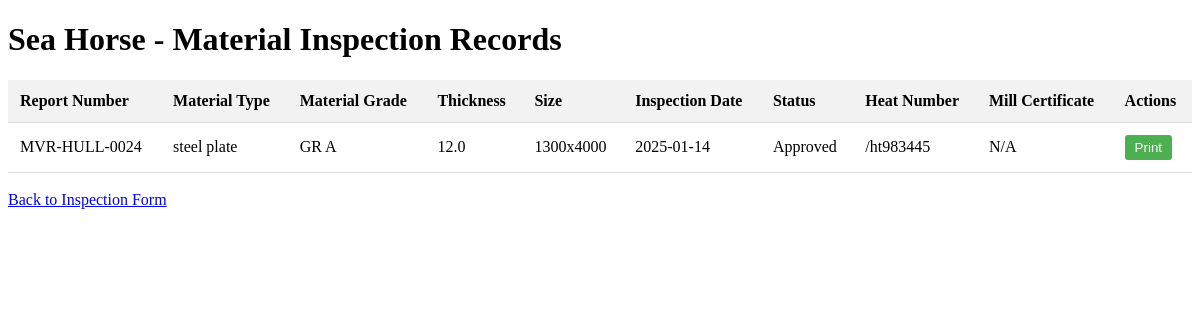
Before: /records with the older database file.
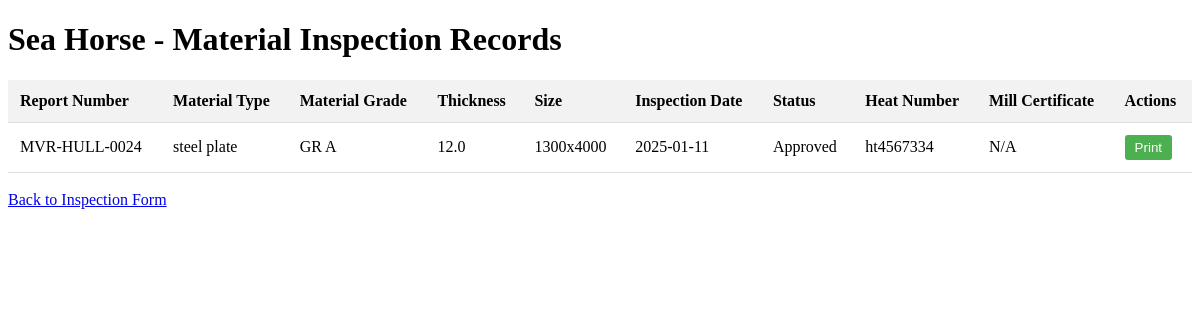
After: the same page with the newer database file.
### app.py (models this page shows)
class MaterialInspection(db.Model):
    id = db.Column(db.Integer, primary_key=True)
    report_number = db.Column(db.String(50), nullable=False)
    material_type = db.Column(db.String(100), nullable=False)
    material_grade = db.Column(db.String(50), nullable=False)
    thickness = db.Column(db.Float, nullable=False)
    size = db.Column(db.String(50), nullable=False)
    inspection_date = db.Column(db.Date, nullable=False)
    inspection_status = db.Column(db.String(20), nullable=False)
    heat_number = db.Column(db.String(50), nullable=False)
    mill_cert_attachment = db.Column(db.String(200))

### app.py (the view)
@app.route('/records')
def view_records():
    try:
        records = MaterialInspection.query.order_by(MaterialInspection.inspection_date.desc()).all()
        logger.debug(f"Found {len(records)} records")
        return render_template('records.html', records=records)
    except Exception as e:
        logger.error(f"Error loading records: {str(e)}")
        return f"Error loading records: {str(e)}", 500

### templates/records.html (shortened to what this page needs)
<!DOCTYPE html>
<html>
<head>
</head>
<body>
    <h1>Sea Horse - Material Inspection Records</h1>
    <table>
        <thead>
            <tr>
                <th>Report Number</th>
                <th>Material Type</th>
                <th>Material Grade</th>
                <th>Thickness</th>
                <th>Size</th>
                <th>Inspection Date</th>
                <th>Status</th>
                <th>Heat Number</th>
                <th>Mill Certificate</th>
                <th>Actions</th>
            </tr>
        </thead>
        <tbody>
            {% for record in records %}
            <tr>
                <td>{{ record.report_number }}</td>
                <td>{{ record.material_type }}</td>
                <td>{{ record.material_grade }}</td>
                <td>{{ record.thickness }}</td>
                <td>{{ record.size }}</td>
                <td>{{ record.inspection_date.strftime('%Y-%m-%d') }}</td>
                <td>{{ record.inspection_status }}</td>
                <td>{{ record.heat_number }}</td>
                <td>
                    {% if record.mill_cert_attachment %}
                        <a href="/uploads/{{ record.mill_cert_attachment }}" target="_blank">View</a>
                    {% else %}
                        N/A
                    {% endif %}
                </td>
                <td>
                    <a href="/print/{{ record.report_number }}" target="_blank" style="text-decoration: none;">
                        <button style="padding: 5px 10px; background-color: #4CAF50; color: white; border: none; border-radius: 3px; cursor: pointer;">
                            Print
                        </button>
                    </a>
                </td>
            </tr>
            {% endfor %}
        </tbody>
    </table>
    <br>
    <a href="/">Back to Inspection Form</a>
</body>
</html>

### templates/records.html (style rules this page uses)
table { width: 100%; border-collapse: collapse; margin-top: 20px; }
th, td { padding: 12px; text-align: left; border-bottom: 1px solid #ddd; }
th { background-color: #f2f2f2; }

Changed rows visible on the page:
changed MaterialInspection "MVR-HULL-0024": inspection_date "2025-01-14" → "2025-01-11"; heat_number "/ht983445" → "ht4567334"
